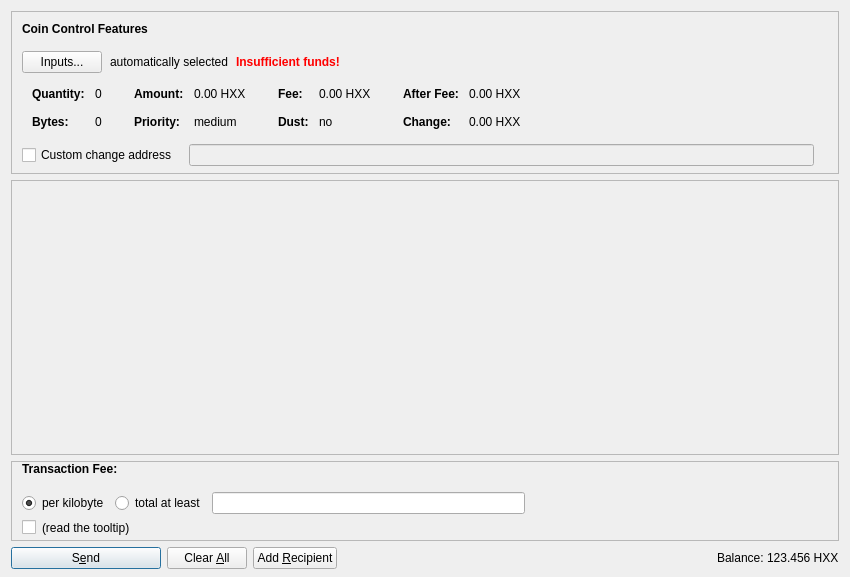
<?xml version="1.0" encoding="UTF-8"?>
<ui version="4.0">
 <class>SendCoinsDialog</class>
 <widget class="QDialog" name="SendCoinsDialog">
  <property name="geometry">
   <rect>
    <x>0</x>
    <y>0</y>
    <width>850</width>
    <height>577</height>
   </rect>
  </property>
  <property name="windowTitle">
   <string>Send Coins</string>
  </property>
  <layout class="QVBoxLayout" name="verticalLayout" stretch="0,1,0,0">
   <property name="bottomMargin">
    <number>8</number>
   </property>
   <item>
    <widget class="QFrame" name="frameCoinControl">
     <property name="sizePolicy">
      <sizepolicy hsizetype="Expanding" vsizetype="Expanding">
       <horstretch>0</horstretch>
       <verstretch>0</verstretch>
      </sizepolicy>
     </property>
     <property name="maximumSize">
      <size>
       <width>16777215</width>
       <height>16777215</height>
      </size>
     </property>
     <property name="frameShape">
      <enum>QFrame::StyledPanel</enum>
     </property>
     <property name="frameShadow">
      <enum>QFrame::Sunken</enum>
     </property>
     <layout class="QVBoxLayout" name="verticalLayoutCoinControl2">
      <property name="spacing">
       <number>0</number>
      </property>
      <property name="leftMargin">
       <number>0</number>
      </property>
      <property name="topMargin">
       <number>0</number>
      </property>
      <property name="rightMargin">
       <number>0</number>
      </property>
      <property name="bottomMargin">
       <number>6</number>
      </property>
      <item>
       <layout class="QVBoxLayout" name="verticalLayoutCoinControl" stretch="0,0,0,0,1">
        <property name="spacing">
         <number>0</number>
        </property>
        <property name="leftMargin">
         <number>10</number>
        </property>
        <property name="topMargin">
         <number>10</number>
        </property>
        <item>
         <layout class="QHBoxLayout" name="horizontalLayoutCoinControl1">
          <property name="bottomMargin">
           <number>15</number>
          </property>
          <item>
           <widget class="QLabel" name="labelCoinControlFeatures">
            <property name="sizePolicy">
             <sizepolicy hsizetype="Preferred" vsizetype="Maximum">
              <horstretch>0</horstretch>
              <verstretch>0</verstretch>
             </sizepolicy>
            </property>
            <property name="font">
             <font>
              <weight>75</weight>
              <bold>true</bold>
             </font>
            </property>
            <property name="styleSheet">
             <string notr="true">font-weight:bold;</string>
            </property>
            <property name="text">
             <string>Coin Control Features</string>
            </property>
           </widget>
          </item>
         </layout>
        </item>
        <item>
         <layout class="QHBoxLayout" name="horizontalLayoutCoinControl2" stretch="0,0,0,0">
          <property name="spacing">
           <number>8</number>
          </property>
          <property name="bottomMargin">
           <number>10</number>
          </property>
          <item>
           <widget class="QPushButton" name="pushButtonCoinControl">
            <property name="styleSheet">
             <string notr="true"/>
            </property>
            <property name="text">
             <string>Inputs...</string>
            </property>
            <property name="autoDefault">
             <bool>false</bool>
            </property>
           </widget>
          </item>
          <item>
           <widget class="QLabel" name="labelCoinControlAutomaticallySelected">
            <property name="text">
             <string>automatically selected</string>
            </property>
            <property name="margin">
             <number>5</number>
            </property>
           </widget>
          </item>
          <item>
           <widget class="QLabel" name="labelCoinControlInsuffFunds">
            <property name="font">
             <font>
              <weight>75</weight>
              <bold>true</bold>
             </font>
            </property>
            <property name="styleSheet">
             <string notr="true">color:red;font-weight:bold;</string>
            </property>
            <property name="text">
             <string>Insufficient funds!</string>
            </property>
            <property name="margin">
             <number>5</number>
            </property>
           </widget>
          </item>
          <item>
           <spacer name="horizontalSpacerCoinControl">
            <property name="orientation">
             <enum>Qt::Horizontal</enum>
            </property>
            <property name="sizeHint" stdset="0">
             <size>
              <width>40</width>
              <height>1</height>
             </size>
            </property>
           </spacer>
          </item>
         </layout>
        </item>
        <item>
         <widget class="QWidget" name="widgetCoinControl" native="true">
          <property name="sizePolicy">
           <sizepolicy hsizetype="Preferred" vsizetype="Preferred">
            <horstretch>0</horstretch>
            <verstretch>0</verstretch>
           </sizepolicy>
          </property>
          <property name="minimumSize">
           <size>
            <width>0</width>
            <height>0</height>
           </size>
          </property>
          <property name="styleSheet">
           <string notr="true"/>
          </property>
          <layout class="QHBoxLayout" name="horizontalLayoutCoinControl5">
           <property name="leftMargin">
            <number>0</number>
           </property>
           <property name="topMargin">
            <number>0</number>
           </property>
           <property name="rightMargin">
            <number>0</number>
           </property>
           <property name="bottomMargin">
            <number>0</number>
           </property>
           <item>
            <layout class="QHBoxLayout" name="horizontalLayoutCoinControl3" stretch="0,0,0,1">
             <property name="spacing">
              <number>20</number>
             </property>
             <property name="topMargin">
              <number>0</number>
             </property>
             <property name="bottomMargin">
              <number>10</number>
             </property>
             <item>
              <layout class="QFormLayout" name="formLayoutCoinControl1">
               <property name="horizontalSpacing">
                <number>10</number>
               </property>
               <property name="verticalSpacing">
                <number>14</number>
               </property>
               <property name="leftMargin">
                <number>10</number>
               </property>
               <property name="topMargin">
                <number>4</number>
               </property>
               <property name="rightMargin">
                <number>6</number>
               </property>
               <item row="0" column="0">
                <widget class="QLabel" name="labelCoinControlQuantityText">
                 <property name="font">
                  <font>
                   <weight>75</weight>
                   <bold>true</bold>
                  </font>
                 </property>
                 <property name="text">
                  <string>Quantity:</string>
                 </property>
                 <property name="margin">
                  <number>0</number>
                 </property>
                </widget>
               </item>
               <item row="0" column="1">
                <widget class="QLabel" name="labelCoinControlQuantity">
                 <property name="cursor">
                  <cursorShape>IBeamCursor</cursorShape>
                 </property>
                 <property name="contextMenuPolicy">
                  <enum>Qt::ActionsContextMenu</enum>
                 </property>
                 <property name="text">
                  <string notr="true">0</string>
                 </property>
                 <property name="margin">
                  <number>0</number>
                 </property>
                 <property name="textInteractionFlags">
                  <set>Qt::LinksAccessibleByMouse|Qt::TextSelectableByKeyboard|Qt::TextSelectableByMouse</set>
                 </property>
                </widget>
               </item>
               <item row="1" column="0">
                <widget class="QLabel" name="labelCoinControlBytesText">
                 <property name="font">
                  <font>
                   <weight>75</weight>
                   <bold>true</bold>
                  </font>
                 </property>
                 <property name="text">
                  <string>Bytes:</string>
                 </property>
                </widget>
               </item>
               <item row="1" column="1">
                <widget class="QLabel" name="labelCoinControlBytes">
                 <property name="cursor">
                  <cursorShape>IBeamCursor</cursorShape>
                 </property>
                 <property name="contextMenuPolicy">
                  <enum>Qt::ActionsContextMenu</enum>
                 </property>
                 <property name="text">
                  <string notr="true">0</string>
                 </property>
                 <property name="textInteractionFlags">
                  <set>Qt::LinksAccessibleByMouse|Qt::TextSelectableByKeyboard|Qt::TextSelectableByMouse</set>
                 </property>
                </widget>
               </item>
              </layout>
             </item>
             <item>
              <layout class="QFormLayout" name="formLayoutCoinControl2">
               <property name="horizontalSpacing">
                <number>10</number>
               </property>
               <property name="verticalSpacing">
                <number>14</number>
               </property>
               <property name="leftMargin">
                <number>6</number>
               </property>
               <property name="topMargin">
                <number>4</number>
               </property>
               <property name="rightMargin">
                <number>6</number>
               </property>
               <item row="0" column="0">
                <widget class="QLabel" name="labelCoinControlAmountText">
                 <property name="font">
                  <font>
                   <weight>75</weight>
                   <bold>true</bold>
                  </font>
                 </property>
                 <property name="text">
                  <string>Amount:</string>
                 </property>
                 <property name="margin">
                  <number>0</number>
                 </property>
                </widget>
               </item>
               <item row="0" column="1">
                <widget class="QLabel" name="labelCoinControlAmount">
                 <property name="cursor">
                  <cursorShape>IBeamCursor</cursorShape>
                 </property>
                 <property name="contextMenuPolicy">
                  <enum>Qt::ActionsContextMenu</enum>
                 </property>
                 <property name="text">
                  <string notr="true">0.00 HXX</string>
                 </property>
                 <property name="textInteractionFlags">
                  <set>Qt::LinksAccessibleByMouse|Qt::TextSelectableByKeyboard|Qt::TextSelectableByMouse</set>
                 </property>
                </widget>
               </item>
               <item row="1" column="0">
                <widget class="QLabel" name="labelCoinControlPriorityText">
                 <property name="font">
                  <font>
                   <weight>75</weight>
                   <bold>true</bold>
                  </font>
                 </property>
                 <property name="text">
                  <string>Priority:</string>
                 </property>
                </widget>
               </item>
               <item row="1" column="1">
                <widget class="QLabel" name="labelCoinControlPriority">
                 <property name="cursor">
                  <cursorShape>IBeamCursor</cursorShape>
                 </property>
                 <property name="contextMenuPolicy">
                  <enum>Qt::ActionsContextMenu</enum>
                 </property>
                 <property name="text">
                  <string notr="true">medium</string>
                 </property>
                 <property name="textInteractionFlags">
                  <set>Qt::LinksAccessibleByMouse|Qt::TextSelectableByKeyboard|Qt::TextSelectableByMouse</set>
                 </property>
                </widget>
               </item>
              </layout>
             </item>
             <item>
              <layout class="QFormLayout" name="formLayoutCoinControl3">
               <property name="horizontalSpacing">
                <number>10</number>
               </property>
               <property name="verticalSpacing">
                <number>14</number>
               </property>
               <property name="leftMargin">
                <number>6</number>
               </property>
               <property name="topMargin">
                <number>4</number>
               </property>
               <property name="rightMargin">
                <number>6</number>
               </property>
               <item row="0" column="0">
                <widget class="QLabel" name="labelCoinControlFeeText">
                 <property name="font">
                  <font>
                   <weight>75</weight>
                   <bold>true</bold>
                  </font>
                 </property>
                 <property name="text">
                  <string>Fee:</string>
                 </property>
                 <property name="margin">
                  <number>0</number>
                 </property>
                </widget>
               </item>
               <item row="0" column="1">
                <widget class="QLabel" name="labelCoinControlFee">
                 <property name="cursor">
                  <cursorShape>IBeamCursor</cursorShape>
                 </property>
                 <property name="contextMenuPolicy">
                  <enum>Qt::ActionsContextMenu</enum>
                 </property>
                 <property name="text">
                  <string notr="true">0.00 HXX</string>
                 </property>
                 <property name="textInteractionFlags">
                  <set>Qt::LinksAccessibleByMouse|Qt::TextSelectableByKeyboard|Qt::TextSelectableByMouse</set>
                 </property>
                </widget>
               </item>
               <item row="1" column="0">
                <widget class="QLabel" name="labelCoinControlLowOutputText">
                 <property name="font">
                  <font>
                   <weight>75</weight>
                   <bold>true</bold>
                  </font>
                 </property>
                 <property name="text">
                  <string>Dust:</string>
                 </property>
                </widget>
               </item>
               <item row="1" column="1">
                <widget class="QLabel" name="labelCoinControlLowOutput">
                 <property name="cursor">
                  <cursorShape>IBeamCursor</cursorShape>
                 </property>
                 <property name="contextMenuPolicy">
                  <enum>Qt::ActionsContextMenu</enum>
                 </property>
                 <property name="text">
                  <string notr="true">no</string>
                 </property>
                 <property name="textInteractionFlags">
                  <set>Qt::LinksAccessibleByMouse|Qt::TextSelectableByKeyboard|Qt::TextSelectableByMouse</set>
                 </property>
                </widget>
               </item>
              </layout>
             </item>
             <item>
              <layout class="QFormLayout" name="formLayoutCoinControl4">
               <property name="horizontalSpacing">
                <number>10</number>
               </property>
               <property name="verticalSpacing">
                <number>14</number>
               </property>
               <property name="leftMargin">
                <number>6</number>
               </property>
               <property name="topMargin">
                <number>4</number>
               </property>
               <property name="rightMargin">
                <number>6</number>
               </property>
               <item row="0" column="0">
                <widget class="QLabel" name="labelCoinControlAfterFeeText">
                 <property name="font">
                  <font>
                   <weight>75</weight>
                   <bold>true</bold>
                  </font>
                 </property>
                 <property name="text">
                  <string>After Fee:</string>
                 </property>
                 <property name="margin">
                  <number>0</number>
                 </property>
                </widget>
               </item>
               <item row="0" column="1">
                <widget class="QLabel" name="labelCoinControlAfterFee">
                 <property name="cursor">
                  <cursorShape>IBeamCursor</cursorShape>
                 </property>
                 <property name="contextMenuPolicy">
                  <enum>Qt::ActionsContextMenu</enum>
                 </property>
                 <property name="text">
                  <string notr="true">0.00 HXX</string>
                 </property>
                 <property name="textInteractionFlags">
                  <set>Qt::LinksAccessibleByMouse|Qt::TextSelectableByKeyboard|Qt::TextSelectableByMouse</set>
                 </property>
                </widget>
               </item>
               <item row="1" column="0">
                <widget class="QLabel" name="labelCoinControlChangeText">
                 <property name="font">
                  <font>
                   <weight>75</weight>
                   <bold>true</bold>
                  </font>
                 </property>
                 <property name="text">
                  <string>Change:</string>
                 </property>
                </widget>
               </item>
               <item row="1" column="1">
                <widget class="QLabel" name="labelCoinControlChange">
                 <property name="cursor">
                  <cursorShape>IBeamCursor</cursorShape>
                 </property>
                 <property name="contextMenuPolicy">
                  <enum>Qt::ActionsContextMenu</enum>
                 </property>
                 <property name="text">
                  <string notr="true">0.00 HXX</string>
                 </property>
                 <property name="textInteractionFlags">
                  <set>Qt::LinksAccessibleByMouse|Qt::TextSelectableByKeyboard|Qt::TextSelectableByMouse</set>
                 </property>
                </widget>
               </item>
              </layout>
             </item>
            </layout>
           </item>
          </layout>
         </widget>
        </item>
        <item>
         <layout class="QHBoxLayout" name="horizontalLayoutCoinControl4" stretch="0,0,0">
          <property name="spacing">
           <number>12</number>
          </property>
          <property name="sizeConstraint">
           <enum>QLayout::SetDefaultConstraint</enum>
          </property>
          <property name="topMargin">
           <number>5</number>
          </property>
          <property name="rightMargin">
           <number>5</number>
          </property>
          <item>
           <widget class="QCheckBox" name="checkBoxCoinControlChange">
            <property name="toolTip">
             <string>If this is activated, but the change address is empty or invalid, change will be sent to a newly generated address.</string>
            </property>
            <property name="text">
             <string>Custom change address</string>
            </property>
           </widget>
          </item>
          <item>
           <widget class="QValidatedLineEdit" name="lineEditCoinControlChange">
            <property name="enabled">
             <bool>false</bool>
            </property>
            <property name="sizePolicy">
             <sizepolicy hsizetype="Expanding" vsizetype="Fixed">
              <horstretch>0</horstretch>
              <verstretch>0</verstretch>
             </sizepolicy>
            </property>
           </widget>
          </item>
          <item>
           <widget class="QLabel" name="labelCoinControlChangeLabel">
            <property name="sizePolicy">
             <sizepolicy hsizetype="Preferred" vsizetype="Expanding">
              <horstretch>0</horstretch>
              <verstretch>0</verstretch>
             </sizepolicy>
            </property>
            <property name="minimumSize">
             <size>
              <width>0</width>
              <height>0</height>
             </size>
            </property>
            <property name="text">
             <string/>
            </property>
            <property name="margin">
             <number>3</number>
            </property>
           </widget>
          </item>
         </layout>
        </item>
        <item>
         <spacer name="verticalSpacerCoinControl">
          <property name="orientation">
           <enum>Qt::Vertical</enum>
          </property>
          <property name="sizeHint" stdset="0">
           <size>
            <width>800</width>
            <height>1</height>
           </size>
          </property>
         </spacer>
        </item>
       </layout>
      </item>
     </layout>
    </widget>
   </item>
   <item>
    <widget class="QScrollArea" name="scrollArea">
     <property name="widgetResizable">
      <bool>true</bool>
     </property>
     <widget class="QWidget" name="scrollAreaWidgetContents">
      <property name="geometry">
       <rect>
        <x>0</x>
        <y>0</y>
        <width>824</width>
        <height>198</height>
       </rect>
      </property>
      <layout class="QVBoxLayout" name="verticalLayout_2" stretch="0,1">
       <property name="leftMargin">
        <number>0</number>
       </property>
       <property name="topMargin">
        <number>0</number>
       </property>
       <property name="rightMargin">
        <number>0</number>
       </property>
       <property name="bottomMargin">
        <number>0</number>
       </property>
       <item>
        <layout class="QVBoxLayout" name="entries">
         <property name="spacing">
          <number>6</number>
         </property>
        </layout>
       </item>
       <item>
        <spacer name="verticalSpacer">
         <property name="orientation">
          <enum>Qt::Vertical</enum>
         </property>
         <property name="sizeHint" stdset="0">
          <size>
           <width>20</width>
           <height>40</height>
          </size>
         </property>
        </spacer>
       </item>
      </layout>
     </widget>
    </widget>
   </item>
   <item>
    <widget class="QFrame" name="frameFee">
     <property name="enabled">
      <bool>true</bool>
     </property>
     <property name="sizePolicy">
      <sizepolicy hsizetype="Expanding" vsizetype="Expanding">
       <horstretch>0</horstretch>
       <verstretch>0</verstretch>
      </sizepolicy>
     </property>
     <property name="maximumSize">
      <size>
       <width>16777215</width>
       <height>16777215</height>
      </size>
     </property>
     <property name="frameShape">
      <enum>QFrame::StyledPanel</enum>
     </property>
     <property name="frameShadow">
      <enum>QFrame::Sunken</enum>
     </property>
     <layout class="QVBoxLayout" name="verticalLayoutFee1">
      <property name="spacing">
       <number>0</number>
      </property>
      <property name="leftMargin">
       <number>0</number>
      </property>
      <property name="topMargin">
       <number>0</number>
      </property>
      <property name="rightMargin">
       <number>0</number>
      </property>
      <property name="bottomMargin">
       <number>0</number>
      </property>
      <item>
       <layout class="QVBoxLayout" name="verticalLayoutFee2" stretch="0,0,0">
        <property name="spacing">
         <number>0</number>
        </property>
        <property name="sizeConstraint">
         <enum>QLayout::SetMinimumSize</enum>
        </property>
        <property name="leftMargin">
         <number>10</number>
        </property>
        <property name="topMargin">
         <number>0</number>
        </property>
        <item>
         <layout class="QHBoxLayout" name="horizontalLayoutFee1">
          <property name="bottomMargin">
           <number>0</number>
          </property>
          <item>
           <layout class="QVBoxLayout" name="verticalLayoutFee7">
            <property name="spacing">
             <number>0</number>
            </property>
            <item>
             <layout class="QHBoxLayout" name="horizontalLayoutSmartFee">
              <property name="spacing">
               <number>10</number>
              </property>
              <item>
               <widget class="QLabel" name="labelFeeHeadline">
                <property name="sizePolicy">
                 <sizepolicy hsizetype="Preferred" vsizetype="Maximum">
                  <horstretch>0</horstretch>
                  <verstretch>0</verstretch>
                 </sizepolicy>
                </property>
                <property name="font">
                 <font>
                  <weight>75</weight>
                  <bold>true</bold>
                 </font>
                </property>
                <property name="styleSheet">
                 <string notr="true">font-weight:bold;</string>
                </property>
                <property name="text">
                 <string>Transaction Fee:</string>
                </property>
               </widget>
              </item>
             </layout>
            </item>
            <item>
             <spacer name="verticalSpacer_5">
              <property name="orientation">
               <enum>Qt::Vertical</enum>
              </property>
              <property name="sizeHint" stdset="0">
               <size>
                <width>1</width>
                <height>1</height>
               </size>
              </property>
             </spacer>
            </item>
           </layout>
          </item>
          <item>
           <spacer name="horizontalSpacer_4">
            <property name="orientation">
             <enum>Qt::Horizontal</enum>
            </property>
            <property name="sizeHint" stdset="0">
             <size>
              <width>40</width>
              <height>20</height>
             </size>
            </property>
           </spacer>
          </item>
         </layout>
        </item>
        <item>
         <widget class="QFrame" name="frameFeeSelection">
          <layout class="QVBoxLayout" name="verticalLayoutFee12">
           <property name="spacing">
            <number>0</number>
           </property>
           <property name="leftMargin">
            <number>0</number>
           </property>
           <property name="topMargin">
            <number>0</number>
           </property>
           <property name="rightMargin">
            <number>0</number>
           </property>
           <property name="bottomMargin">
            <number>0</number>
           </property>
           <item>
            <layout class="QGridLayout" name="gridLayoutFee">
             <property name="sizeConstraint">
              <enum>QLayout::SetNoConstraint</enum>
             </property>
             <property name="topMargin">
              <number>10</number>
             </property>
             <property name="bottomMargin">
              <number>4</number>
             </property>
             <property name="horizontalSpacing">
              <number>10</number>
             </property>
             <property name="verticalSpacing">
              <number>4</number>
             </property>
             <item row="0" column="0">
              <layout class="QVBoxLayout" name="verticalLayoutFee8">
               <property name="spacing">
                <number>6</number>
               </property>
               <item>
                <layout class="QHBoxLayout" name="horizontalLayoutFee13">
                 <item>
                  <widget class="QRadioButton" name="radioCustomPerKilobyte">
                   <property name="toolTip">
                    <string>If the custom fee is set to 1000 satoshis and the transaction is only 250 bytes, then &quot;per kilobyte&quot; only pays 250 satoshis in fee, while &quot;total at least&quot; pays 1000 satoshis. For transactions bigger than a kilobyte both pay by kilobyte.</string>
                   </property>
                   <property name="text">
                    <string>per kilobyte</string>
                   </property>
                   <property name="checked">
                    <bool>true</bool>
                   </property>
                  </widget>
                 </item>
                 <item>
                  <widget class="QRadioButton" name="radioCustomAtLeast">
                   <property name="toolTip">
                    <string>If the custom fee is set to 1000 satoshis and the transaction is only 250 bytes, then &quot;per kilobyte&quot; only pays 250 satoshis in fee, while &quot;total at least&quot; pays 1000 satoshis. For transactions bigger than a kilobyte both pay by kilobyte.</string>
                   </property>
                   <property name="text">
                    <string>total at least</string>
                   </property>
                  </widget>
                 </item>
                 <item>
                  <widget class="BitcoinAmountField" name="customFee"/>
                 </item>
                 <item>
                  <spacer name="horizontalSpacer_6">
                   <property name="orientation">
                    <enum>Qt::Horizontal</enum>
                   </property>
                   <property name="sizeHint" stdset="0">
                    <size>
                     <width>1</width>
                     <height>1</height>
                    </size>
                   </property>
                  </spacer>
                 </item>
                </layout>
               </item>
               <item>
                <layout class="QHBoxLayout" name="horizontalLayoutFee8">
                 <item>
                  <widget class="QCheckBox" name="checkBoxMinimumFee">
                   <property name="enabled">
                    <bool>true</bool>
                   </property>
                   <property name="toolTip">
                    <string>Paying only the minimum fee is just fine as long as there is less transaction volume than space in the blocks. But be aware that this can end up in a never confirming transaction once there is more demand for hexxcoin transactions than the network can process.</string>
                   </property>
                   <property name="text">
                    <string/>
                   </property>
                  </widget>
                 </item>
                 <item>
                  <widget class="QLabel" name="labelMinFeeWarning">
                   <property name="enabled">
                    <bool>true</bool>
                   </property>
                   <property name="toolTip">
                    <string>Paying only the minimum fee is just fine as long as there is less transaction volume than space in the blocks. But be aware that this can end up in a never confirming transaction once there is more demand for hexxcoin transactions than the network can process.</string>
                   </property>
                   <property name="text">
                    <string>(read the tooltip)</string>
                   </property>
                   <property name="margin">
                    <number>5</number>
                   </property>
                  </widget>
                 </item>
                 <item>
                  <spacer name="horizontalSpacer_2">
                   <property name="orientation">
                    <enum>Qt::Horizontal</enum>
                   </property>
                   <property name="sizeHint" stdset="0">
                    <size>
                     <width>1</width>
                     <height>1</height>
                    </size>
                   </property>
                  </spacer>
                 </item>
                </layout>
               </item>
              </layout>
             </item>
            </layout>
           </item>
          </layout>
         </widget>
        </item>
        <item>
         <spacer name="verticalSpacerFee">
          <property name="orientation">
           <enum>Qt::Vertical</enum>
          </property>
          <property name="sizeHint" stdset="0">
           <size>
            <width>800</width>
            <height>1</height>
           </size>
          </property>
         </spacer>
        </item>
       </layout>
      </item>
     </layout>
    </widget>
   </item>
   <item>
    <layout class="QHBoxLayout" name="horizontalLayout">
     <item>
      <widget class="QPushButton" name="sendButton">
       <property name="minimumSize">
        <size>
         <width>150</width>
         <height>0</height>
        </size>
       </property>
       <property name="toolTip">
        <string>Confirm the send action</string>
       </property>
       <property name="text">
        <string>S&amp;end</string>
       </property>
       <property name="icon">
        <iconset resource="../bitcoin.qrc">
         <normaloff>:/icons/send</normaloff>:/icons/send</iconset>
       </property>
       <property name="autoDefault">
        <bool>false</bool>
       </property>
       <property name="default">
        <bool>true</bool>
       </property>
      </widget>
     </item>
     <item>
      <widget class="QPushButton" name="clearButton">
       <property name="sizePolicy">
        <sizepolicy hsizetype="Minimum" vsizetype="Fixed">
         <horstretch>0</horstretch>
         <verstretch>0</verstretch>
        </sizepolicy>
       </property>
       <property name="toolTip">
        <string>Clear all fields of the form.</string>
       </property>
       <property name="text">
        <string>Clear &amp;All</string>
       </property>
       <property name="icon">
        <iconset resource="../bitcoin.qrc">
         <normaloff>:/icons/remove</normaloff>:/icons/remove</iconset>
       </property>
       <property name="autoDefault">
        <bool>false</bool>
       </property>
      </widget>
     </item>
     <item>
      <widget class="QPushButton" name="addButton">
       <property name="toolTip">
        <string>Send to multiple recipients at once</string>
       </property>
       <property name="text">
        <string>Add &amp;Recipient</string>
       </property>
       <property name="icon">
        <iconset resource="../bitcoin.qrc">
         <normaloff>:/icons/add</normaloff>:/icons/add</iconset>
       </property>
       <property name="autoDefault">
        <bool>false</bool>
       </property>
      </widget>
     </item>
     <item>
      <spacer name="horizontalSpacer">
       <property name="orientation">
        <enum>Qt::Horizontal</enum>
       </property>
       <property name="sizeHint" stdset="0">
        <size>
         <width>40</width>
         <height>20</height>
        </size>
       </property>
      </spacer>
     </item>
     <item>
      <layout class="QHBoxLayout" name="horizontalLayout_2">
       <property name="spacing">
        <number>3</number>
       </property>
       <item>
        <widget class="QLabel" name="label">
         <property name="sizePolicy">
          <sizepolicy hsizetype="Preferred" vsizetype="Fixed">
           <horstretch>0</horstretch>
           <verstretch>0</verstretch>
          </sizepolicy>
         </property>
         <property name="text">
          <string>Balance:</string>
         </property>
        </widget>
       </item>
       <item>
        <widget class="QLabel" name="labelBalance">
         <property name="sizePolicy">
          <sizepolicy hsizetype="Preferred" vsizetype="Fixed">
           <horstretch>0</horstretch>
           <verstretch>0</verstretch>
          </sizepolicy>
         </property>
         <property name="cursor">
          <cursorShape>IBeamCursor</cursorShape>
         </property>
         <property name="text">
          <string notr="true">123.456 HXX</string>
         </property>
         <property name="textInteractionFlags">
          <set>Qt::LinksAccessibleByMouse|Qt::TextSelectableByKeyboard|Qt::TextSelectableByMouse</set>
         </property>
        </widget>
       </item>
      </layout>
     </item>
    </layout>
   </item>
  </layout>
 </widget>
 <customwidgets>
  <customwidget>
   <class>QValidatedLineEdit</class>
   <extends>QLineEdit</extends>
   <header>qvalidatedlineedit.h</header>
  </customwidget>
  <customwidget>
   <class>BitcoinAmountField</class>
   <extends>QLineEdit</extends>
   <header>bitcoinamountfield.h</header>
   <container>1</container>
  </customwidget>
 </customwidgets>
 <resources>
  <include location="../bitcoin.qrc"/>
 </resources>
 <connections/>
</ui>
